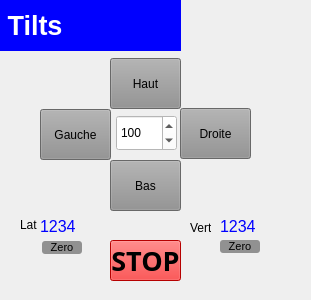
<?xml version="1.0" encoding="UTF-8"?>
<ui version="4.0">
 <class>Form</class>
 <widget class="QWidget" name="Form">
  <property name="geometry">
   <rect>
    <x>0</x>
    <y>0</y>
    <width>311</width>
    <height>300</height>
   </rect>
  </property>
  <property name="windowTitle">
   <string>Form</string>
  </property>
  <widget class="QLabel" name="nomTilt">
   <property name="geometry">
    <rect>
     <x>0</x>
     <y>0</y>
     <width>181</width>
     <height>51</height>
    </rect>
   </property>
   <property name="font">
    <font>
     <pointsize>20</pointsize>
     <weight>75</weight>
     <bold>true</bold>
    </font>
   </property>
   <property name="styleSheet">
    <string notr="true">
background-color: rgb(0, 0, 255);
color: rgb(255, 255, 255);</string>
   </property>
   <property name="text">
    <string> Tilts</string>
   </property>
  </widget>
  <widget class="QPushButton" name="droite">
   <property name="geometry">
    <rect>
     <x>180</x>
     <y>108</y>
     <width>71</width>
     <height>51</height>
    </rect>
   </property>
   <property name="styleSheet">
    <string notr="true">background-color: rgb(145, 145, 145);</string>
   </property>
   <property name="text">
    <string>Droite</string>
   </property>
  </widget>
  <widget class="QPushButton" name="bas">
   <property name="geometry">
    <rect>
     <x>110</x>
     <y>160</y>
     <width>71</width>
     <height>51</height>
    </rect>
   </property>
   <property name="styleSheet">
    <string notr="true">background-color: rgb(145, 145, 145);</string>
   </property>
   <property name="text">
    <string>Bas</string>
   </property>
  </widget>
  <widget class="QPushButton" name="haut">
   <property name="geometry">
    <rect>
     <x>110</x>
     <y>58</y>
     <width>71</width>
     <height>51</height>
    </rect>
   </property>
   <property name="styleSheet">
    <string notr="true">background-color: rgb(145, 145, 145);</string>
   </property>
   <property name="text">
    <string>Haut</string>
   </property>
  </widget>
  <widget class="QSpinBox" name="jogStep">
   <property name="geometry">
    <rect>
     <x>116</x>
     <y>115</y>
     <width>61</width>
     <height>36</height>
    </rect>
   </property>
   <property name="styleSheet">
    <string notr="true">background-color: rgb(255, 255, 255);</string>
   </property>
   <property name="maximum">
    <number>100000</number>
   </property>
   <property name="singleStep">
    <number>100</number>
   </property>
   <property name="value">
    <number>100</number>
   </property>
  </widget>
  <widget class="QPushButton" name="gauche">
   <property name="geometry">
    <rect>
     <x>40</x>
     <y>109</y>
     <width>71</width>
     <height>51</height>
    </rect>
   </property>
   <property name="styleSheet">
    <string notr="true">background-color: rgb(145, 145, 145);</string>
   </property>
   <property name="text">
    <string>Gauche</string>
   </property>
  </widget>
  <widget class="QPushButton" name="zeroButtonLat">
   <property name="geometry">
    <rect>
     <x>42</x>
     <y>241</y>
     <width>40</width>
     <height>13</height>
    </rect>
   </property>
   <property name="maximumSize">
    <size>
     <width>40</width>
     <height>16777215</height>
    </size>
   </property>
   <property name="font">
    <font>
     <pointsize>8</pointsize>
    </font>
   </property>
   <property name="styleSheet">
    <string notr="true">background-color: rgb(145, 145, 145);
border-radius:3px</string>
   </property>
   <property name="text">
    <string>Zero</string>
   </property>
  </widget>
  <widget class="QLabel" name="label_2">
   <property name="geometry">
    <rect>
     <x>20</x>
     <y>217</y>
     <width>21</width>
     <height>16</height>
    </rect>
   </property>
   <property name="text">
    <string>Lat</string>
   </property>
  </widget>
  <widget class="QLabel" name="position_Lat">
   <property name="geometry">
    <rect>
     <x>40</x>
     <y>210</y>
     <width>71</width>
     <height>33</height>
    </rect>
   </property>
   <property name="font">
    <font>
     <pointsize>12</pointsize>
    </font>
   </property>
   <property name="styleSheet">
    <string notr="true">color: rgb(0, 0, 255);</string>
   </property>
   <property name="text">
    <string>1234</string>
   </property>
  </widget>
  <widget class="QPushButton" name="stopButton">
   <property name="enabled">
    <bool>true</bool>
   </property>
   <property name="geometry">
    <rect>
     <x>110</x>
     <y>240</y>
     <width>71</width>
     <height>41</height>
    </rect>
   </property>
   <property name="palette">
    <palette>
     <active>
      <colorrole role="Button">
       <brush brushstyle="SolidPattern">
        <color alpha="255">
         <red>255</red>
         <green>0</green>
         <blue>0</blue>
        </color>
       </brush>
      </colorrole>
      <colorrole role="Base">
       <brush brushstyle="SolidPattern">
        <color alpha="255">
         <red>255</red>
         <green>0</green>
         <blue>0</blue>
        </color>
       </brush>
      </colorrole>
      <colorrole role="Window">
       <brush brushstyle="SolidPattern">
        <color alpha="255">
         <red>255</red>
         <green>0</green>
         <blue>0</blue>
        </color>
       </brush>
      </colorrole>
     </active>
     <inactive>
      <colorrole role="Button">
       <brush brushstyle="SolidPattern">
        <color alpha="255">
         <red>255</red>
         <green>0</green>
         <blue>0</blue>
        </color>
       </brush>
      </colorrole>
      <colorrole role="Base">
       <brush brushstyle="SolidPattern">
        <color alpha="255">
         <red>255</red>
         <green>0</green>
         <blue>0</blue>
        </color>
       </brush>
      </colorrole>
      <colorrole role="Window">
       <brush brushstyle="SolidPattern">
        <color alpha="255">
         <red>255</red>
         <green>0</green>
         <blue>0</blue>
        </color>
       </brush>
      </colorrole>
     </inactive>
     <disabled>
      <colorrole role="Button">
       <brush brushstyle="SolidPattern">
        <color alpha="255">
         <red>255</red>
         <green>0</green>
         <blue>0</blue>
        </color>
       </brush>
      </colorrole>
      <colorrole role="Base">
       <brush brushstyle="SolidPattern">
        <color alpha="255">
         <red>255</red>
         <green>0</green>
         <blue>0</blue>
        </color>
       </brush>
      </colorrole>
      <colorrole role="Window">
       <brush brushstyle="SolidPattern">
        <color alpha="255">
         <red>255</red>
         <green>0</green>
         <blue>0</blue>
        </color>
       </brush>
      </colorrole>
     </disabled>
    </palette>
   </property>
   <property name="font">
    <font>
     <family>Trebuchet MS</family>
     <pointsize>20</pointsize>
     <weight>75</weight>
     <bold>true</bold>
    </font>
   </property>
   <property name="styleSheet">
    <string notr="true">background-color: rgb(255, 0, 0);</string>
   </property>
   <property name="text">
    <string>STOP</string>
   </property>
  </widget>
  <widget class="QLabel" name="position_Vert">
   <property name="geometry">
    <rect>
     <x>220</x>
     <y>210</y>
     <width>71</width>
     <height>33</height>
    </rect>
   </property>
   <property name="font">
    <font>
     <pointsize>12</pointsize>
    </font>
   </property>
   <property name="styleSheet">
    <string notr="true">color: rgb(0, 0, 255);</string>
   </property>
   <property name="text">
    <string>1234</string>
   </property>
  </widget>
  <widget class="QPushButton" name="zeroButtonVert">
   <property name="geometry">
    <rect>
     <x>220</x>
     <y>240</y>
     <width>40</width>
     <height>13</height>
    </rect>
   </property>
   <property name="maximumSize">
    <size>
     <width>40</width>
     <height>16777215</height>
    </size>
   </property>
   <property name="font">
    <font>
     <pointsize>8</pointsize>
    </font>
   </property>
   <property name="styleSheet">
    <string notr="true">background-color: rgb(145, 145, 145);
border-radius:3px</string>
   </property>
   <property name="text">
    <string>Zero</string>
   </property>
  </widget>
  <widget class="QLabel" name="label_3">
   <property name="geometry">
    <rect>
     <x>190</x>
     <y>220</y>
     <width>21</width>
     <height>16</height>
    </rect>
   </property>
   <property name="text">
    <string>Vert</string>
   </property>
  </widget>
 </widget>
 <resources/>
 <connections/>
</ui>
